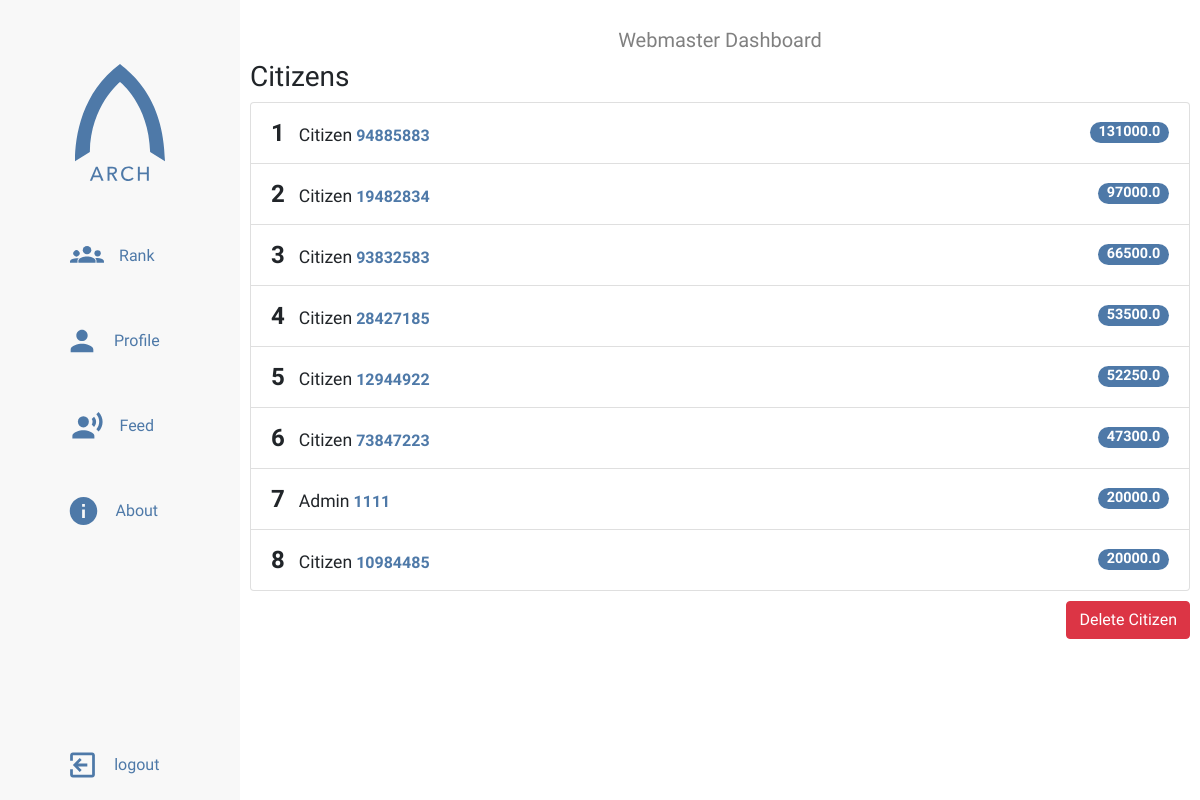
/admin_board (signed in), run on an earlier commit of the app's database.
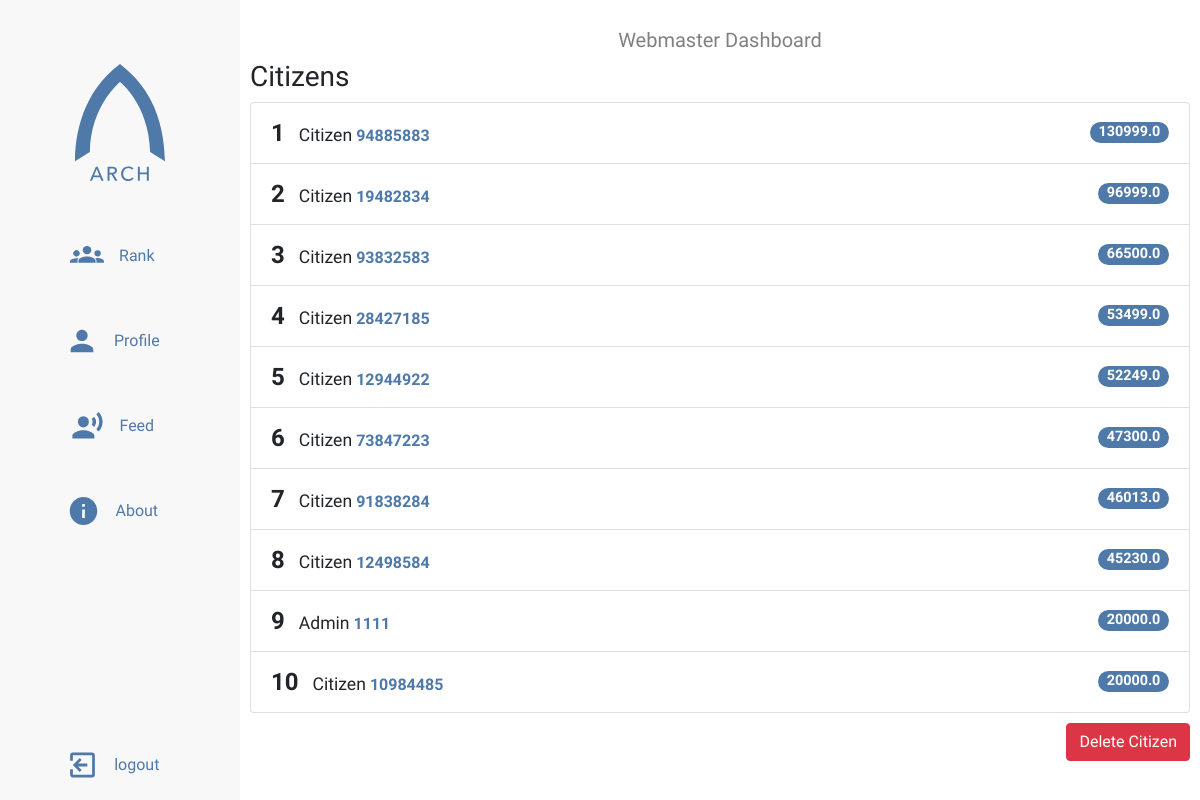
And on a later commit of the database.
### app/models.py (models this page shows, shortened)
class Citizen(db.Model, UserMixin):
    citizen_id = db.Column(db.String(12), primary_key=True)
    name = db.Column(db.String(64), index=True)
    eval_complete = db.Column(db.Integer)
    score = db.Column(db.Integer)
    password_hash = db.Column(db.String(128))
    permission = db.Column(db.String(20), index=True, default='citizen')
    profile_image = db.Column(db.String(100))
    bio = db.Column(db.String(200))
    fav_leader = db.Column(db.String(30))
    income = db.Column(db.Integer)

### app/routes.py (the view)
@app.route('/admin_board', methods=['GET', 'POST'])
@login_required
def admin_board():
    success = False
    error = False
    if str(current_user.permission) != 'admin':
        return redirect(url_for('feed'))
    else:
        delete_user = DeleteUser()
        page = request.args.get('page', 1, type=int)
        citizens = Citizen.query.order_by(
            Citizen.score.desc()).paginate(
            page, 10, False)
        next_citizens = url_for('page', page=citizens.next_num) \
            if citizens.has_next else None
        prev_citizens = url_for('page', page=citizens.prev_num) \
            if citizens.has_prev else None
        if delete_user.validate_on_submit():
            try:
                delete_citizen = Citizen.query.filter_by(
                    citizen_id=delete_user.citizen_id.data).first()
                if delete_citizen is None:
                    error = True
                else:
                    delete_citizen.delete()
                    db.session.commit()
                    print('Deleted user.')
                    success = True
            except Exception as e:
                print('Error in deleting user ' + str(e))
                error = True
        else:
            print('Form did not validate')
            print(str(delete_user.errors))
        return render_template(
            'admin.html',
            title="Webmaster Dashboard",
            citizens=citizens.items,
            success=success,
            error=error,
            delete=delete_user,
            next=next_citizens,
            prev=prev_citizens)

### app/models.py (called while the page is built)
@login.user_loader
def get_user(citizen_id):
    return Citizen.query.get(citizen_id)

### app/templates/admin.html (shortened to what this page needs)
{% extends "sidebar-base.html" %}
{% block style%}
    <link rel="stylesheet" type="text/css" href="{{ url_for('static', filename='styles/admin.css') }}">
{% endblock%}
{% block content %}
    <h3>Citizens</h3>
    <ul class="list-group">
        {% for citizen in citizens %}
            <li class="list-group-item d-flex justify-content-between align-items-center">
                <span><span class="rank">{{ loop.index }}</span>
                {% if citizen.permission == 'admin' %}
                    <span class="perm">Admin</span>
                {% else %}
                    <span class="perm">Citizen</span>
                {% endif %}
                <a href="{{ url_for('profile', citizen_id=citizen.citizen_id) }}">{{ citizen.citizen_id }}</a>
                </span>
                <span class="badge badge-pill">{{ citizen.score }}</span>
            </li>
        {% endfor %}
    </ul>
    <div class="citizen-actions">
        <button class="btn btn btn-danger" data-toggle="modal" data-target="#delete-window">
            Delete Citizen
        </button>
    </div>
{% endblock %}

### app/templates/sidebar-base.html (shortened to what this page needs)
{% extends "base.html" %}
{% block head %}
    <link rel="stylesheet" type="text/css" href="{{ url_for('static', filename='styles/sidebar.css') }}">
    {% block style %}{% endblock %}
{% endblock %}
{% block body %}
    <div class="grid-container">
        <div class="menu-icon">
        </div>
        <div class="title">
            <p>{{ title }}</p>
        </div>
        <aside class="sidenav">
        <ul class="sidenav-list ">
            <img id="nav-logo" src="{{ url_for('static', filename='assets/logotext.svg') }}" alt="Arch">
            <li class="nav-item"><a class="nav-link" href="{{ url_for('rank') }}">
                <img id="rank-icon" class="nav-icon icon" src="{{ url_for('static', filename='assets/rankicon.svg') }}">
                <p>Rank</p>
            </a></li>
            <li class="nav-item"><a class="nav-link" href="{{ url_for('profile_home') }}">
                <img id="profile-icon" class="nav-icon icon" src="{{ url_for('static', filename='assets/profileicon.svg') }}">
                <p>Profile</p>
            </a></li>
            <li class="nav-item"><a class="nav-link" href="{{ url_for('feed') }}">
                <img id="feed-icon" class="nav-icon icon" src="{{ url_for('static', filename='assets/feedicon.svg') }}">
                <p>Feed</p>
            </a></li>
            <li class="nav-item"><a class="nav-link" href="{{ url_for('about') }}">
                    <img id="about-icon" class="nav-icon icon" src="{{ url_for('static', filename='assets/infoicon.svg') }}">
                    <p>About</p>
            </a></li>
            <li class="nav-item nav-log">
            {% if current_user.is_anonymous %}
                <a class="nav-link" href="{{ url_for('login') }}">
                    <img id="login-icon" class="nav-icon icon" src="{{ url_for('static', filename='assets/loginicon.svg') }}">
                    <p>Login</p>
                </a>
            {% else %}
            <a class="nav-link" href="{{ url_for('logout') }}">
                <img id="logout-icon" class="nav-icon icon" src="{{ url_for('static', filename='assets/logouticon.svg') }}">
                <p>logout</p>
            </a>
            {% endif %}
            </li>
            </ul>
        </aside>
        <div class="main">
            {% block content %} {% endblock content %}
        </div>
    </div>
{% endblock %}

### app/templates/base.html (shortened to what this page needs)
<html lang="en">
    <head>
        <link rel="stylesheet" href="https://stackpath.bootstrapcdn.com/bootstrap/4.3.1/css/bootstrap.min.css">
        <link rel="stylesheet" type="text/css" href="{{ url_for('static', filename='styles/main.css') }}">
        {% block head %} {% endblock %}
    </head>
</html>
<body>
    {% block body %}{% endblock %}
</body>

### app/static/styles/main.css (style rules this page uses)
body { font-family: 'Questrial', sans-serif; overflow-x: hidden; margin: 0; padding: 0; box-sizing: border-box; }

### app/static/styles/sidebar.css (style rules this page uses)
.grid-container { display: grid; grid-template-columns: 1fr; grid-template-rows: 50px 1fr; grid-template-areas: "header" "main"; height: 100vh; }
.title { grid-area: header; justify-self: center; margin-top: 25px; font-size: 20px; color: #808080; }
.main { padding: 10px; grid-area: main; overflow-y: auto; overflow-x: hidden; }
.menu-icon { position: fixed; display: flex; top: 5px; left: 10px; align-items: center; justify-content: center; z-index: 1; cursor: pointer; padding: 12px; color: #4e79a8; }
.sidenav { grid-area: nav; display: flex; flex-direction: column; height: 100%; width: 100vw; position: fixed; overflow-y: auto; transform: translateX(-100vw); transition: all .4s ease-in-out; background-color: #f8f8f8; z-index: 3; }
.sidenav-list { padding: 0; margin: 0; list-style: none; }
@media only screen and (min-width: 750px) { .grid-container { grid-template-columns: 240px 1fr; grid-template-areas: "nav header" "nav main"; } }
@media only screen and (min-width: 750px) { .sidenav { width: 240px; position: relative; transform: translateX(0); } }
.sidenav ul { display: flex; align-items: center; flex-direction: column; height: 100vh; }
#nav-logo { width: 90px; margin-bottom: 5vh; margin-top: 8vh; }
.nav-item { width: 70%; margin-bottom: 15px; }
.nav-link { display: flex; justify-content: center; margin: 0; color: #4e79a8; height: 70px; }
.nav-icon { width: calc(10% + 20px); float: left; }
.nav-link p { margin: 15px; font-weight: lighter; }
.nav-log { margin-top: auto; margin-bottom: 0; }

### app/static/styles/admin.css (style rules this page uses)
a { text-decoration: none; font-weight: bold; color: #4e79a8; }
.citizen-actions { margin-top: 10px; float: right; }
.rank { font-size: 1.5rem; text-align: right; font-weight: bold; align-self: flex-start; margin-right: 10px; }
.badge { margin-left: 10px; background-color: #4e79a8; font-size: 0.9rem; color: white; }
.perm { font-size: 1.1rem; }

What changed in the data, as far as the page shows it:
changed Citizen id 94885883: score "131000.0" → "130999.0"
changed Citizen id 19482834: score "97000.0" → "96999.0"
changed Citizen id 28427185: score "53500.0" → "53499.0"
changed Citizen id 12944922: score "52250.0" → "52249.0"
added Citizen: permission "Citizen", citizen_id "91838284", score "46013.0"
added Citizen: permission "Citizen", citizen_id "12498584", score "45230.0"
